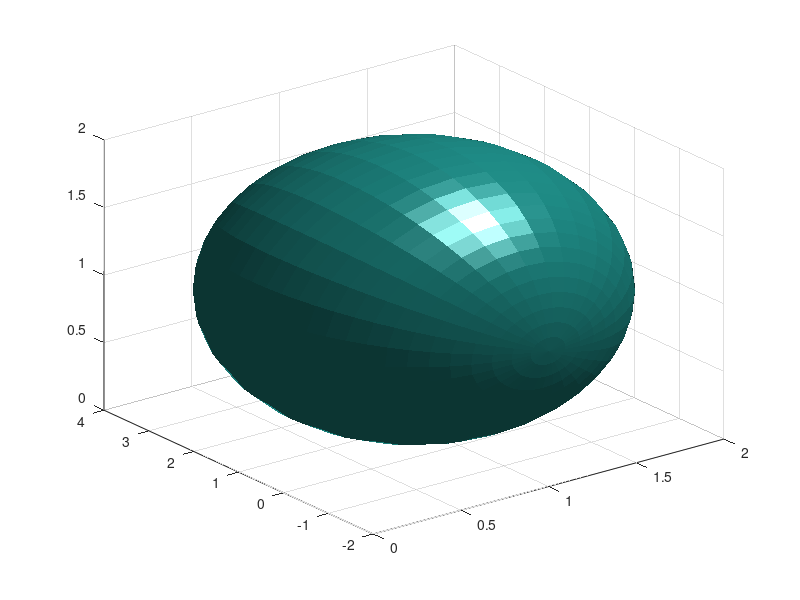

MATLAB code to generate this figure: (Note: this script raises an error after producing the figure.)
% mrTutTensorImages
%
% Render ellipsoids and illustrate various tensor calculations. Needs more
% work and explanation.  Started with an early conversation.
%
% based on old tensorFun.m in mrDiffusion.
%
% Copyright Stanford University, Wandell, Dougherty

%% Set up the eigenvalues

% Illustrative
ev = [1 1 3];

% Render an ellipsoid with specified eigenvalues
[px py pz] = ellipsoid(1,1,1,ev(1),ev(2),ev(3),32);
surf(px,pz,py,repmat(256,size(px)),'EdgeAlpha',0.2,'EdgeColor',[0 0 0]);

% Ligt it and show it
camlight; 
lighting phong; material shiny; 
set(gca, 'Projection', 'perspective');
axis equal vis3d off; colormap(copper);
view(-20,60);
set(gcf,'Position',[400 30 600 600]);
whitebg(gcf,'white')

%% Add an axis
% axLen = ev.*2+.2;
% hold on;
% line([0;axLen(1)],[0;0],[0;0],'Color','r','LineWidth',2);
% line([0;0],[0;axLen(2)],[0;0],'Color','g','LineWidth',2);
% line([0;0],[0;0],[0;axLen(3)],'Color','b','LineWidth',2);
% hold off;

%% Save it as a png file in the current directory
mrUtilPrintFigure('ellipsoid.png',gcf,0);
disp('Saved as ellipsoid.png in current dir');

%% Build a diffusion tensor from a simple 6-direction encoding scheme.
% By using 6 directions, we guarantee that the tensor will
% perfectly fit the data. (But the code below will work for any number of
% directions.)
bvecs = [1,1,0; 1,0,1; 0,1,1; -1,1,0; -1,0,1; 0,-1,1];

% Make sure bvecs are unit vectors
bvecs = bvecs./repmat(sqrt(sum(bvecs.^2,2)),1,3);
adc = [1 2 3 1 2 1];

% Solve for the diffusion tensor D:
m = [bvecs(:,1).^2 bvecs(:,2).^2 bvecs(:,3).^2 2*bvecs(:,1).*bvecs(:,2) 2*bvecs(:,1).*bvecs(:,3) 2*bvecs(:,2).*bvecs(:,3)];
coef = pinv(m)*adc';
D = [coef(1) coef(4) coef(5); coef(4) coef(2) coef(6); coef(5) coef(6) coef(3)]; 

% Confirm that D can accurately predict the ADC data
pAdc = zeros(1,length(adc));
for ii=1:length(adc)
  pAdc(ii) = bvecs(ii,:)*D*bvecs(ii,:)';
end
fprintf('max diff between ADC and predicetd ADC: %g\n',max(abs(pAdc-adc)));

%% Compute the surfaces
%
[x,y,z] = sphere(32);
sz = size(x);
u = [x(:), y(:), z(:)];

[vec,val] = eig(D);

dirADC = diag(adc)*bvecs;
% The probability that a spin at the origin will move to position v at time
% t given diffusion tensor D is:
% p_x = 1./sqrt(det(D)*(4*pi*t).^3) * exp(-(v*D-1*v')./(4*t));
 
% Using the diffusion tensor to transform the unit sphere coords
% produces an ellipsoid, even if there are non-zero off-diagonals in D.
e{1} = u*D;

% We use D to predict ADC values for each direction.
% 
% Scaling the unit sphere points by the predicted ADC produces a
% peanut. This is the proper way to predicted ADC profile. This is clear
% when we render the surface along with the original ADC values.
sphAdc = zeros(1,size(u,1));
for ii=1:size(u,1)
    sphAdc(ii) = u(ii,:)*D*u(ii,:)';
end
% scale the unit vectors by the predicted ADC for each vector
e{2} = diag(sphAdc)*u;

% Using the eigenvalue decomposition also produces an ellipsoid. This
% ellipsoid DOES NOT represent the predicted ADC profile. Rather, it
% represents the RMS diffusion distance of spins that began at the center
% of the voxel. Note that this surface will accurately predict the ADC
% values that happen to fall exactly on one of the three axes of the
% ellipsoid. (They'd better, since the eigenvalues are taken as the ADC's
% along the three axes of the ellipsoid.) This surface does not, however,
% predict the ADC profile.
e{3} = u*sqrt(2*val)*vec';


%% Render the surfaces
%
figure;
titles = {'u*D','Predicted ADC','Eigen'};
cmap = [autumn(255); [.25 .25 .25]];
for ii=1:length(e)
    subplot(1,length(e),ii);
    x = reshape(e{ii}(:,1),sz); y = reshape(e{ii}(:,2),sz); z = reshape(e{ii}(:,3),sz);
    surf(x,y,z,'EdgeAlpha',0.1);
    hold on;
    for jj=1:length(adc)
        [px py pz] = ellipsoid(dirADC(jj,1),dirADC(jj,2),dirADC(jj,3),.1,.1,.1,8);
        surf(px,py,pz,repmat(256,size(pz)),'EdgeAlpha',0);
    end
    hold off;
    axis equal vis3d; colormap(cmap); alpha 0.5;
    title(titles{ii});
    xlabel('x');ylabel('y');zlabel('z');
end

%% Drawing the ellipsoid that correspond with the ADC measurements (Tony)
[xmesh, ymesh, zmesh] = meshgrid(-3:0.1:3,-3:0.1:3,-3:0.1:3);

% Make the ellipsoid mesh
vmesh = coef(1)*xmesh.^2 + coef(2)*ymesh.^2 + ...
    coef(3)*zmesh.^2 + coef(4)*2*xmesh.*ymesh + coef(5)*2*xmesh.*zmesh + coef(6)*2*ymesh.*zmesh;

figure; 
p = patch(isosurface(xmesh,ymesh,zmesh,vmesh,1));
isonormals(xmesh,ymesh,zmesh,vmesh,p)
set(p,'FaceColor','red','EdgeColor','none','EdgeAlpha',0.1);%
daspect([1 1 1])
hold on;

%% Draw the ellipsoid that corresponds with the covariance matrix of the
% gaussian pdf on the water molecule movement
[U S V] = svd(D);
Dinv = U*diag(1./diag(2*S))*V';
coef_inv = [Dinv(1,1) Dinv(2,2) Dinv(3,3) Dinv(1,2) Dinv(1,3) Dinv(2,3)];
vmesh = coef_inv(1)*xmesh.^2 + coef_inv(2)*ymesh.^2 + coef_inv(3)*zmesh.^2 + coef_inv(4)*2*xmesh.*ymesh + coef_inv(5)*2*xmesh.*zmesh + coef_inv(6)*2*ymesh.*zmesh;
p = patch(isosurface(xmesh,ymesh,zmesh,vmesh,1));
isonormals(xmesh,ymesh,zmesh,vmesh,p)
set(p,'FaceColor','blue','EdgeColor','none','EdgeAlpha',0.1);%
daspect([1 1 1])

%% Putting the ADC measurement points onto the ellipsoid
dirADC = diag(1./sqrt(adc))*bvecs;
for jj=1:length(adc)
    [px py pz] = ellipsoid(dirADC(jj,1),dirADC(jj,2),dirADC(jj,3),.1,.1,.1,8);
    surf(px,py,pz,repmat(256,size(pz)),'EdgeAlpha',0);
end

hold off;
view(3);
camlight 
lighting gouraud
axis equal vis3d; colormap(cmap); alpha 0.5;
xlabel('x');ylabel('y');zlabel('z');

%% Set up multiple contributors


% Illustrative
[x,y,z] = sphere(16);
grad_dirs = [x(:),y(:),z(:)];
x(1) = 0.3;
x(2) = .3*10^9;

% Make two different orientations
fibredir = [1,1,0]';
fibredir = fibredir/norm(fibredir);
ev1 = [1 .3 .3];
[u s v] = svd(fibredir);
Q1 = u*diag((1./ev1).^2)*u';

% Make two different orientations
fibredir = [0,1,1]';
fibredir = fibredir/norm(fibredir);
[u s v] = svd(fibredir);
Q2 = u*diag((1./ev1).^2)*u';

%% Plot the ADC values for Q1

% Given a tensor, Q1, we calculate the ADC in a particular direction this
% way:
s = grad_dirs*Q1*grad_dirs';
s = diag(s);

% To show the size of the ADC in the gradient direction, we plot the size
grad_dirs_s = zeros(size(grad_dirs));
for ii=1:size(grad_dirs,1)
    grad_dirs_s(ii,:) = grad_dirs(ii,:)*s(ii);
end
grad_dirs_s2 = [grad_dirs_s; -grad_dirs_s];

figure; 
plot3(grad_dirs_s2(:,1),grad_dirs_s2(:,2),grad_dirs_s2(:,3),'o')
axis equal

patch(grad_dirs_s2(:,1),grad_dirs_s2(:,2),grad_dirs_s2(:,3))

%% We plot the values on representing the diffusion distance this way

% These are the 3D points that solve 1 = grad_dirs' * Q1 * grad_dirs
[xmesh, ymesh, zmesh] = meshgrid(-3:0.1:3,-3:0.1:3,-3:0.1:3);
% D = [coef(1) coef(4) coef(5); coef(4) coef(2) coef(6); coef(5) coef(6) coef(3)]; 
coef1 = [Q1(1,1) Q1(2,2) Q1(3,3) Q1(1,2) Q1(1,3) Q1(2,3)];
vmesh1 = coef1(1)*xmesh.^2 + coef1(2)*ymesh.^2 + ...
    coef1(3)*zmesh.^2 + coef1(4)*2*xmesh.*ymesh + coef1(5)*2*xmesh.*zmesh + coef1(6)*2*ymesh.*zmesh;

coef2 = [Q2(1,1) Q2(2,2) Q2(3,3) Q2(1,2) Q2(1,3) Q2(2,3)];
vmesh2 = coef2(1)*xmesh.^2 + coef2(2)*ymesh.^2 + ...
    coef2(3)*zmesh.^2 + coef2(4)*2*xmesh.*ymesh + coef2(5)*2*xmesh.*zmesh + coef2(6)*2*ymesh.*zmesh;


figure; 
p = patch(isosurface(xmesh,ymesh,zmesh,vmesh1,1));
isonormals(xmesh,ymesh,zmesh,vmesh1,p)
% daspect([1 1 1])
colormap(jet);
%set(p,'FaceColor',[0 .3 .6],'EdgeAlpha',0.2,'EdgeColor',[0 0 0]);
set(p,'FaceColor','b','EdgeAlpha',0.2,'EdgeColor',[0 0 0]);
daspect([1 1 1])

camlight; 
lighting phong; 
material shiny; 

set(gca, 'Projection', 'perspective');
axis off
whitebg(gcf,'white')

p = patch(isosurface(xmesh,ymesh,zmesh,vmesh2,1));
isonormals(xmesh,ymesh,zmesh,vmesh2,p)
daspect([1 1 1])
set(p,'FaceColor','g','EdgeAlpha',0.2,'EdgeColor',[0 0 0]);
alpha 0.5
axis off
grid on


%%
view(3);
camlight 
lighting gouraud
axis equal vis3d; 
colormap(cmap); 
alpha 0.5;
xlabel('x');ylabel('y');zlabel('z');

camlight; 
lighting gouraud; material shiny; 
set(gca, 'Projection', 'perspective');
axis equal vis3d on; colormap(copper);
whitebg(gcf,'white')
grid on

% dirADC = diag(1./sqrt(adc))*bvecs;
% for jj=1:length(adc)
%     [px py pz] = ellipsoid(dirADC(jj,1),dirADC(jj,2),dirADC(jj,3),.1,.1,.1,8);
%     surf(px,py,pz,repmat(256,size(pz)),'EdgeAlpha',0);
% end




f=x(1);
dPar=x(2);
dPerp=dPar*(1-f);

% Radial wavenumbers
% GAMMA = 2.675987E8;
% modQ = GAMMA*smalldel.*G;
% modQ_Sq = modQ.^2;

modQ_Sq = 1;

% Synthesize measurements from model
%l_q=length(grad_dirs);
cosTheta = grad_dirs*fibredir(:);
cosThetaSq = cosTheta.^2;
% difftime = (delta-smalldel/3);
difftime = 1;
E = exp(-difftime.*modQ_Sq.*((dPar - dPerp)*cosThetaSq + dPerp));

% Ligt it and show it
camlight; 
lighting phong; material shiny; 
set(gca, 'Projection', 'perspective');
axis equal vis3d off; colormap(copper);
view(-20,60);
set(gcf,'Position',[400 30 600 600]);
whitebg(gcf,'white')

